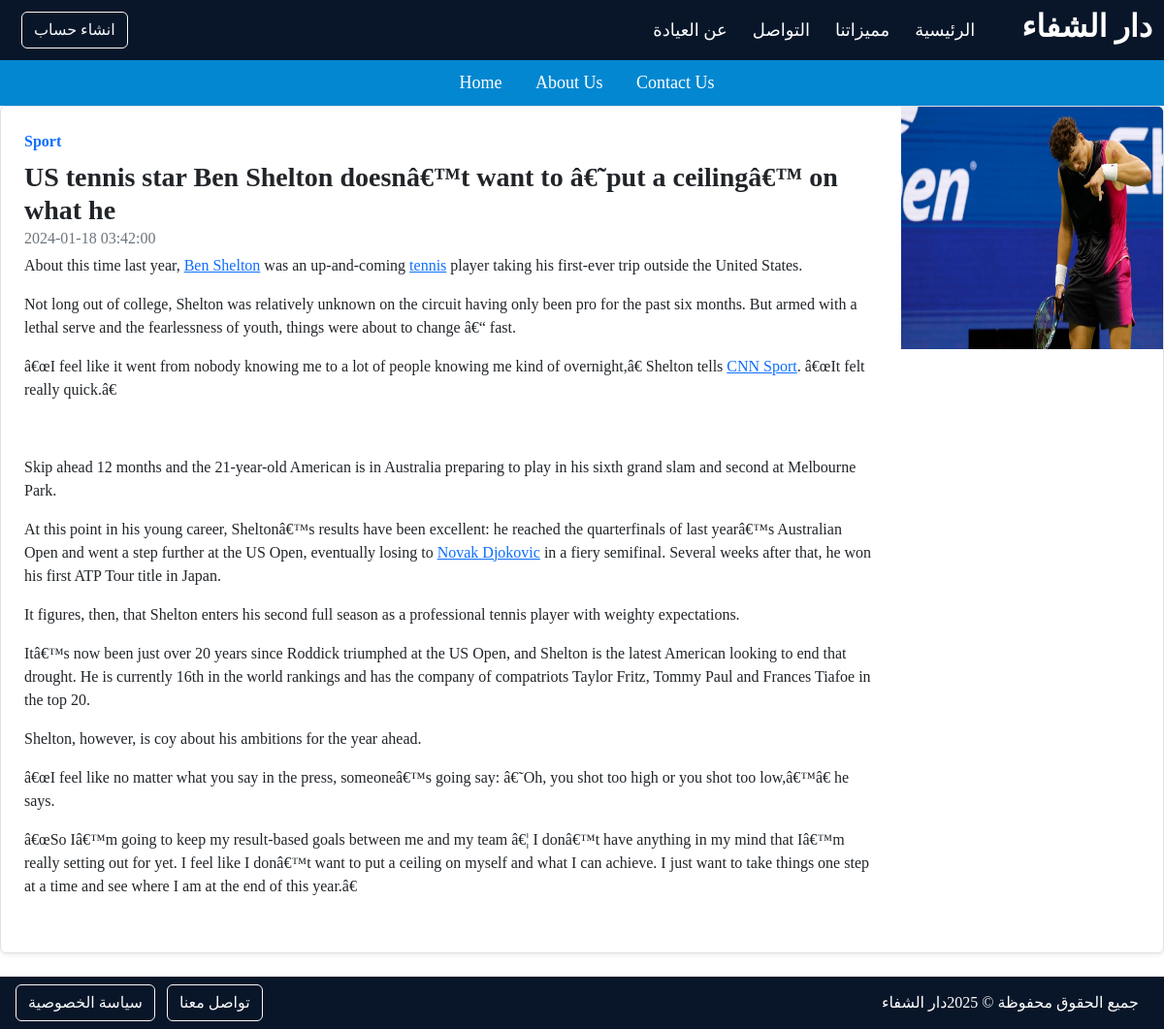
Page /read_more.php?newsId=2 on the committed database.
### tables this page shows
CREATE TABLE IF NOT EXISTS `news` (
  `nwes_id` int(255) NOT NULL AUTO_INCREMENT,
  `news_title` varchar(255) NOT NULL,
  `news_date` datetime NOT NULL,
  `news_text` text NOT NULL,
  `news_type` varchar(10) NOT NULL,
  `news_img` varchar(255) NOT NULL DEFAULT 'test.png',
  PRIMARY KEY (`nwes_id`),
  KEY `nwes_id` (`nwes_id`)
);

### read_more.php (the view, shortened to what this page needs)
<?php
require_once('header.php');
require_once('nav.php');
?>
<?php
$id = $_GET['newsId'];
require_once('./config.php');
$sql = "select * from news where nwes_id = $id";
$exe = mysqli_query($conn,$sql);
while($row = mysqli_fetch_assoc($exe)){
    $title = $row['news_title'];
    $date = $row['news_date'];
    $text = $row['news_text'];
    $type = $row['news_type'];
    $img = $row['news_img'];
    echo "
    <div class='row g-0 border rounded overflow-hidden flex-md-row mb-4 shadow-sm h-md-250 position-relative'>
                                <div class='col p-4 d-flex flex-column position-static'>
                                    <strong class='d-inline-block mb-2 text-primary'>$type</strong>
                                    <h3 class='mb-0'>$title</h3>
                                    <div class='mb-1 text-muted'>$date</div>
                                    <p class='card-text mb-auto'>$text</p>
                                </div>
                                <div class='col-auto d-none d-lg-block'>
                                    <img src='./dashboard/news_uplode/$img' alt='' srcset='' width='270' height='250'>
                                </div>
                            </div>
    ";
}
require_once('footer.php');
?>

### css/mystyle.css (style rules this page uses)
body, html { margin: 0; padding: 0; height: 100; }
h6, .h6, h5, .h5, h4, .h4, h3, .h3, h2, .h2, h1, .h1 { margin-top: 0; margin-bottom: 0.5rem; font-family: "Tinos", -apple-system, BlinkMacSystemFont, "Segoe UI", Roboto, "Helvetica Neue", Arial, sans-serif, "Apple Color Emoji", "Segoe UI Emoji", "Segoe UI Symbol", "Noto Color Emoji"; font-weight: 700; line-height: 1.2; }
body { direction: ltr; font-family: "althawra-fikra"; margin-left: auto; margin-right: auto; }

### rows in the picture
news: news_type "Sport", news_title "US tennis star Ben Shelton doesnâ€™t want to â€˜put a ceilingâ€™ on what he", news_date "2024-01-18 03:42:00", news_text "About this time last year, Ben Shelton was an up-and-coming tennis player taking his first-ever trip outside the United States. Not long out of college, Shelton was relatively unknown on the circuit having only been pro for the past six months. But armed with a lethal serve and the fearlessness of youth, things were about to change â€“ fast. â€œI feel like it went from nobody knowing me to a lot of people knowing me kind of overnight,â€ Shelton tells CNN Sport . â€œIt felt really quick.â€ Skip ahead 12 months and the 21-year-old American is in Australia preparing to play in his sixth grand slam and second at Melbourne Park. At this point in his young career, Sheltonâ€™s results have been…", news_img (picture)
